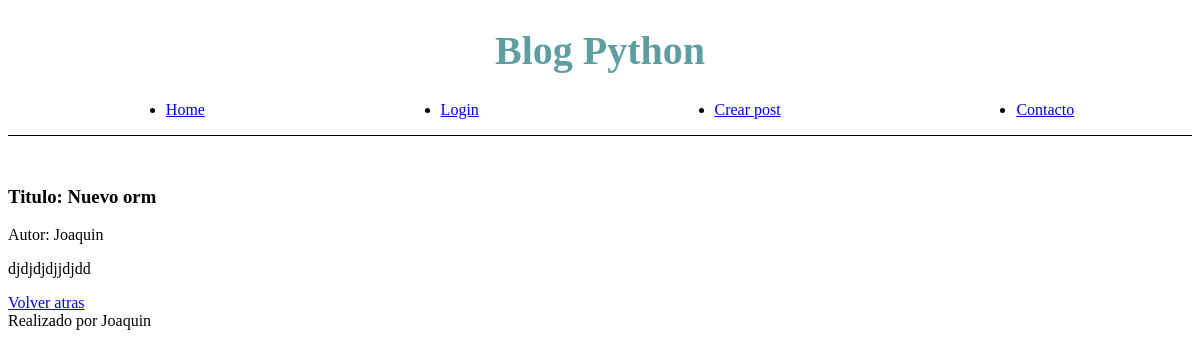
The app's page /post/4 with its own data.
### tables this page shows
CREATE TABLE posts (
    id INTEGER PRIMARY KEY AUTOINCREMENT,
    autor TEXT NOT NULL,
    titulo TEXT NOT NULL,
    contenido TEXT NOT NULL
);

### main.py (the view)
@app.route('/post/<id>')
def post_id(id):
    orm_posts = Post("blog.db")
    post = orm_posts.get_posts_by_id(id=id)
    if post:
        return render_template("post.html", post=post[0])
    return redirect('/')

### orm.py (called while the page is built)
    def _get_db_connection(self):
        conn = sqlite3.connect(self.name)
        conn.row_factory = sqlite3.Row
        return conn

    def query_where(self, query: str, params: tuple):
        try:
            conn = self._get_db_connection()
            query_result = conn.execute(query, params).fetchall()
            conn.close()
            return query_result
        except Exception as e:
            print(f"Ocurrio un error al realizar la consulta, error:{e}")
            raise

    def get_posts_by_id(self, id: str):
        try:
            query = "SELECT * FROM posts WHERE posts.id == ?"
            params = (id,)
            post = self.query_where(query, params)
            return post
        except Exception as e:
            raise

### templates/post.html (shortened to what this page needs)
{% extends "base.html" %}
{% block head %}
    <link rel="stylesheet" type="text/css" href="{{ url_for('static', filename='css/home.css') }}">
{% endblock %}
{% block main %}
    <div>
        <h3>Titulo: {{ post.titulo }}</h3>
        <p>Autor: {{ post.autor }}</p>
    </div>
    <div>
        <p>{{ post.contenido }}</p>
    </div>
    <a href="/">Volver atras</a>
{% endblock %}

### records on screen
posts: titulo "Nuevo orm", autor "Joaquin", contenido "djdjdjdjjdjdd"
